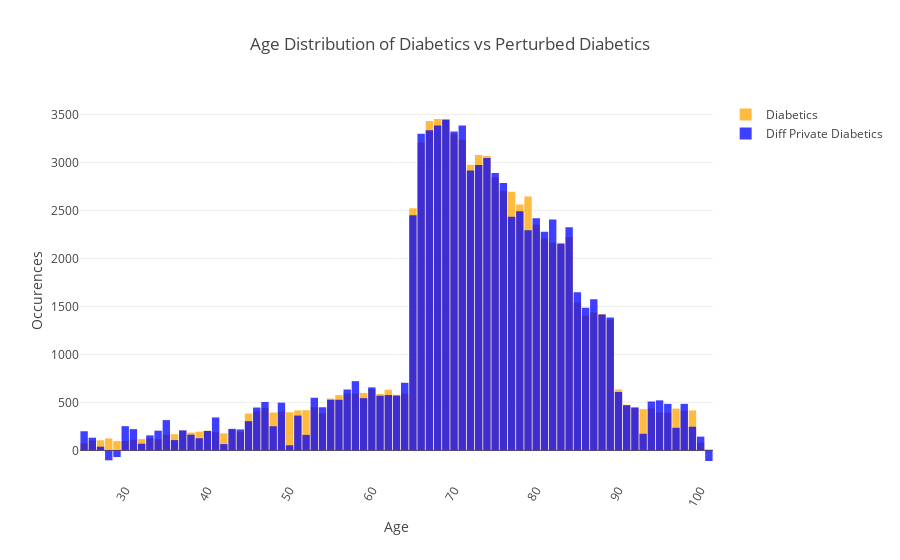

Here is the notebook cell this chart was saved with:
### Markdown cell above
## Differentially Private Diabetics

### Code cell
from IPython.display import display
from ipywidgets import interact, interactive, fixed, interact_manual
import ipywidgets as widgets
import numpy as np
from collections import Counter

def mean(dataframe):
    tuples = zip(dataframe['age'], dataframe['count'])
    sum_of_numbers = sum(number*count for number, count in tuples)
    count = sum(count for n, count in tuples)
    mean = sum_of_numbers / count
    
    return mean

def perturb_age(counts, epsilon=1):
    
    temp = []
    
    for k,v in zip(counts['age'], counts['count']):
        noise = np.random.laplace(scale=1/epsilon);
        cur_count = np.round(v + noise)
        temp.append((k, cur_count))
    
    return pd.DataFrame(temp, columns=['age', 'count'])

def run(button):
    
    DP_diabetics = perturb_age(diabetics, slider.value)
    
    diab_data = go.Bar(x=diabetics['age'], y=diabetics['count'], name="Diabetics", marker=dict(
        color='#FFA500'), opacity=0.75)

    DP_diab_data = go.Bar(x=DP_diabetics['age'], y=DP_diabetics['count'], name="Diff Private Diabetics", marker=dict(
        color='#0000FF'), opacity=0.75)

    layout = go.Layout(
        title='Age Distribution of Diabetics vs Perturbed Diabetics', 
        xaxis={'title':'Age', 'tickangle': 300, 'exponentformat': 'none'}, 
        yaxis={'title':'Occurences'},
        showlegend=True,
        bargap=0.1,
        barmode='overlay')

    data_all = [diab_data, DP_diab_data]

    fig = go.Figure(data=data_all, layout=layout)
    
    iplot(fig, filename='overlaid histogram')
    

button = widgets.Button(description="Run Query")
button.on_click(run)

box = widgets.Box()

slider = widgets.FloatSlider(min=0.001, max=10, value=0.01, step=0.001, description='Epsilon')

display(slider)
display(button)

box

### Figure 1 — Plotly figure (JSON) as saved in the notebook; plotly's stock layout.template omitted (floating-point values rounded to 4 significant figures)
{"data": [{"marker": {"color": "#FFA500"}, "name": "Diabetics", "opacity": 0.75, "type": "bar", "x": [25, 26, 27, 28, 29, 30, 31, 32, 33, 34, 35, 36, 37, 38, 39, 40, 41, 42, 43, 44, 45, 46, 47, 48, 49, 50, 51, 52, 53, 54, 55, 56, 57, 58, 59, 60, 61, 62, 63, 64, 65, 66, 67, 68, 69, 70, 71, 72, 73, 74, 75, 76, 77, 78, 79, 80, 81, 82, 83, 84, 85, 86, 87, 88, 89, 90, 91, 92, 93, 94, 95, 96, 97, 98, 99, 100, 101], "y": [73, 103, 106, 125, 97, 99, 112, 118, 127, 117, 164, 169, 206, 186, 196, 206, 190, 178, 218, 190, 385, 409, 443, 395, 405, 398, 417, 419, 451, 386, 540, 577, 593, 594, 599, 639, 588, 632, 580, 593, 2523, 3209, 3431, 3453, 3452, 3296, 3236, 2977, 3077, 3069, 2845, 2706, 2696, 2561, 2645, 2351, 2208, 2163, 2163, 2223, 1544, 1405, 1436, 1421, 1364, 635, 477, 446, 430, 437, 397, 393, 436, 414, 417, 80, 12]}, {"marker": {"color": "#0000FF"}, "name": "Diff Private Diabetics", "opacity": 0.75, "type": "bar", "x": [25, 26, 27, 28, 29, 30, 31, 32, 33, 34, 35, 36, 37, 38, 39, 40, 41, 42, 43, 44, 45, 46, 47, 48, 49, 50, 51, 52, 53, 54, 55, 56, 57, 58, 59, 60, 61, 62, 63, 64, 65, 66, 67, 68, 69, 70, 71, 72, 73, 74, 75, 76, 77, 78, 79, 80, 81, 82, 83, 84, 85, 86, 87, 88, 89, 90, 91, 92, 93, 94, 95, 96, 97, 98, 99, 100, 101], "y": [200, 133, 39, -103, -69, 253, 222, 70, 157, 206, 316, 108, 209, 164, 127, 203, 344, 66, 225, 219, 305, 447, 505, 252, 498, 54, 363, 162, 549, 450, 528, 528, 635, 722, 545, 657, 570, 577, 571, 705, 2451, 3299, 3337, 3386, 3446, 3323, 3385, 2917, 2975, 3047, 2891, 2786, 2434, 2491, 2293, 2418, 2279, 2405, 2154, 2324, 1648, 1487, 1574, 1415, 1384, 609, 471, 448, 174, 510, 522, 485, 236, 485, 247, 144, -110]}], "layout": {"bargap": 0.1, "barmode": "overlay", "showlegend": true, "title": "Age Distribution of Diabetics vs Perturbed Diabetics", "xaxis": {"exponentformat": "none", "tickangle": 300, "title": "Age"}, "yaxis": {"title": "Occurences"}}}
